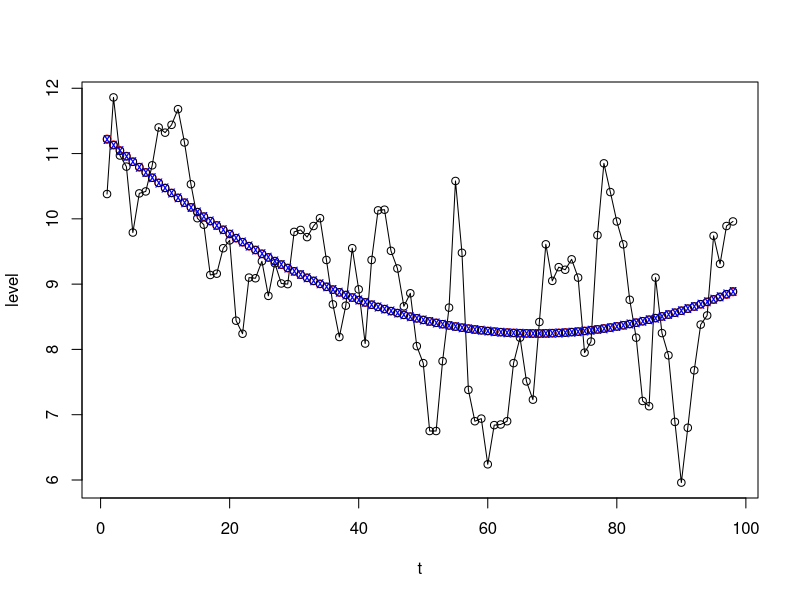
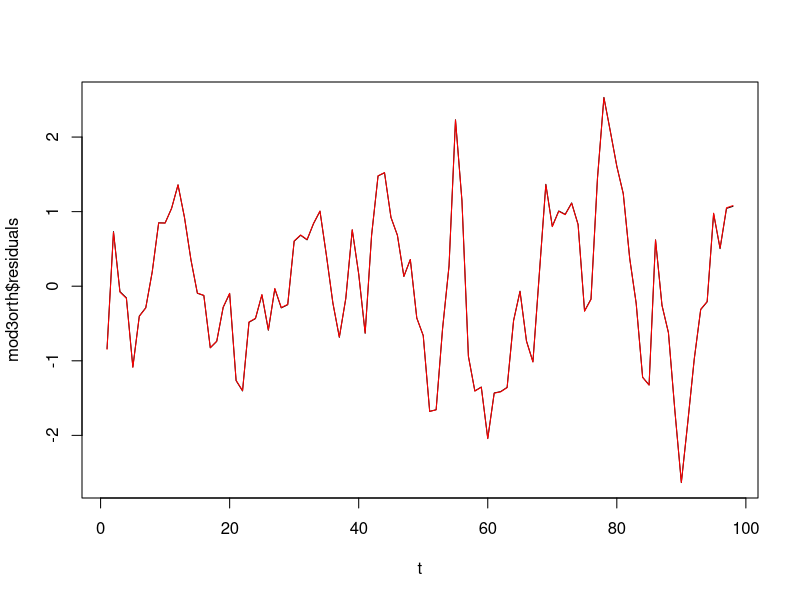
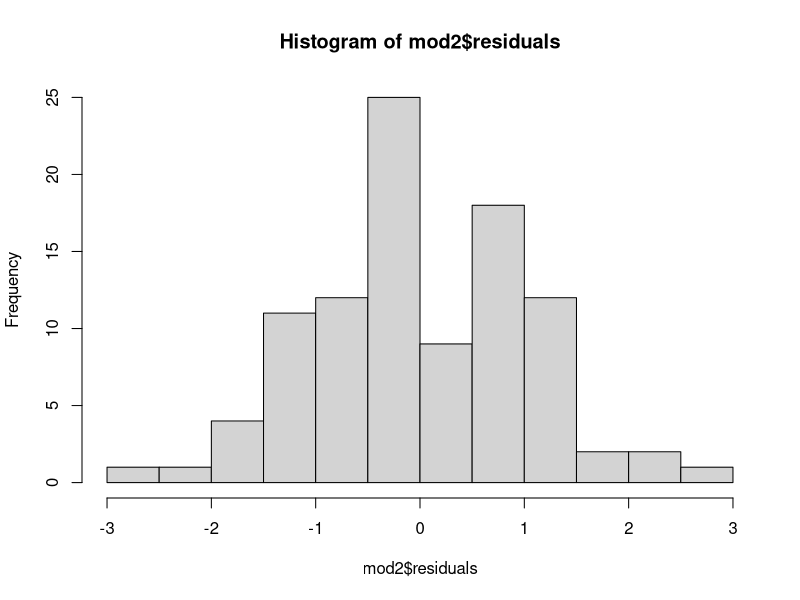

Write the R code that produced these figures, in order.
lake = read.csv('data/lake.dat', header=FALSE, col.names='level')
lake$t = 1:nrow(lake)
dim(lake)
attach(lake)

plot(t, level)
lines(t, level)

mod2 = lm(level ~ poly(t, 2), data=lake)
summary(mod2)
anova(mod2)
# Bummer that the anova table doesn't show each one
anova(lm(level ~ t + I(t**2), data=lake))
summary(lm(level ~ t + I(t**2), data=lake))
# So quadratic is definitely helping here.

points(mod2$fitted.values, col='red')

mod3raw = lm(level ~ poly(t, 3, raw=TRUE), data=lake)
summary(mod3raw)
points(mod3raw$fitted.values)

# qqplot is reasonable
# residuals show some patterns

mod3orth = lm(level ~ poly(t, 3), data=lake)
summary(mod3orth)
points(mod3orth$fitted.values, col='blue', pch='x')

# Surprising how different the regression coefficients are depending on
# whether you use orthogonal polynomials or not.
# I expect that the orthogonal part contributes to numerical stability.
# Orthogonal is also very appealing for the lm because it implies that the
# design matrix is also orthogonal

p = poly(level, 3)
dim(p)
cor(p)

plot(t, mod3orth$residuals, type='l')
# Variance does appear to be increasing
lines(t, mod2$residuals, type='l', col='red')
# Basically the same
hist(mod2$residuals)

# overall not that bad

max(abs(mod3raw$fitted.values - mod2$fitted.values))

lts = ts(lake$level, start=1874)
